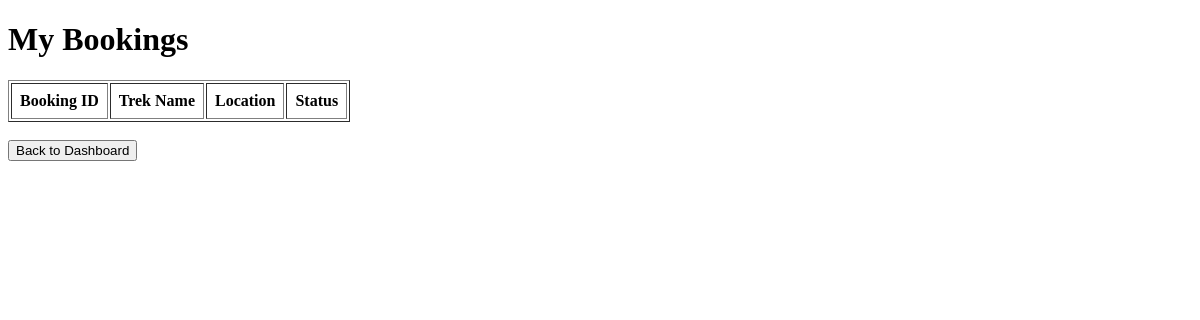
Before: /my_bookings (signed in) with the older database file.
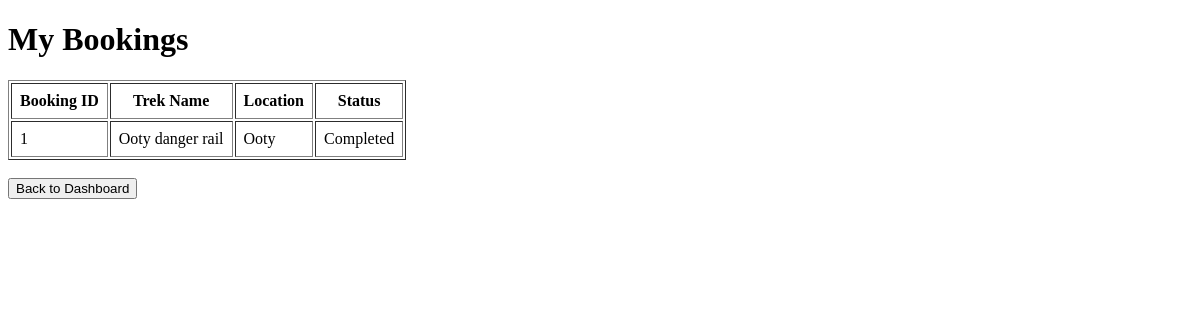
After: the same page with the newer database file.
### models.py (models this page shows)
class Booking(db.Model):
    id = db.Column(db.Integer, primary_key=True)
    user_id = db.Column(db.Integer, db.ForeignKey("user.id"), nullable=False)
    trek_id = db.Column(db.Integer, db.ForeignKey("trek.id"), nullable=False)
    booking_status = db.Column(db.String(20), default="Booked")
    booking_date = db.Column(db.String(30))
    payment_status = db.Column(db.String(20), default="Pending")

class Trek(db.Model):
    id = db.Column(db.Integer, primary_key=True)
    trek_name = db.Column(db.String(100), nullable=False)
    location = db.Column(db.String(100), nullable=False)
    difficulty = db.Column(db.String(20), nullable=False)
    duration = db.Column(db.String(30), nullable=False)
    available_slots = db.Column(db.Integer, nullable=False)
    assigned_staff = db.Column(db.Integer)
    status = db.Column(db.String(20), default="Open")
    description = db.Column(db.String(300))
    bookings = db.relationship("Booking", backref="trek", lazy=True)

### app.py (the view)
@app.route("/my_bookings")
def my_bookings():
    if "user_id" not in session or session["role"] != "trekker":
        return redirect("/login")
    bookings = Booking.query.filter_by(
        user_id=session["user_id"]
    ).all()
    return render_template(
        "my_bookings.html",
        bookings=bookings
    )

### templates/my_bookings.html (shortened to what this page needs)
<!DOCTYPE html>
<html>
<head>
</head>
<body>
<h1>My Bookings</h1>
<table border="1" cellpadding="8">
<tr>
    <th>Booking ID</th>
    <th>Trek Name</th>
    <th>Location</th>
    <th>Status</th>
</tr>
{% for booking in bookings %}
<tr>
<td>{{ booking.id }}</td>
<td>{{ booking.trek.trek_name }}</td>
<td>{{ booking.trek.location }}</td>
<td>{{ booking.booking_status }}</td>
</tr>
{% endfor %}
</table>
<br>
<a href="/trekker">
    <button>Back to Dashboard</button>
</a>
</body>
</html>

Changed rows visible on the page:
added Booking: id "1", trek.trek_name "Ooty danger rail", trek.location "Ooty", booking_status "Completed"
